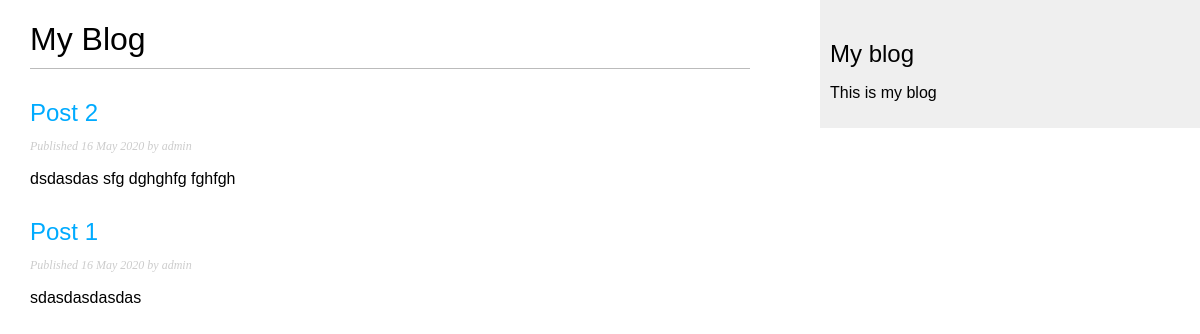
/blog/, run on an earlier commit of the app's database.
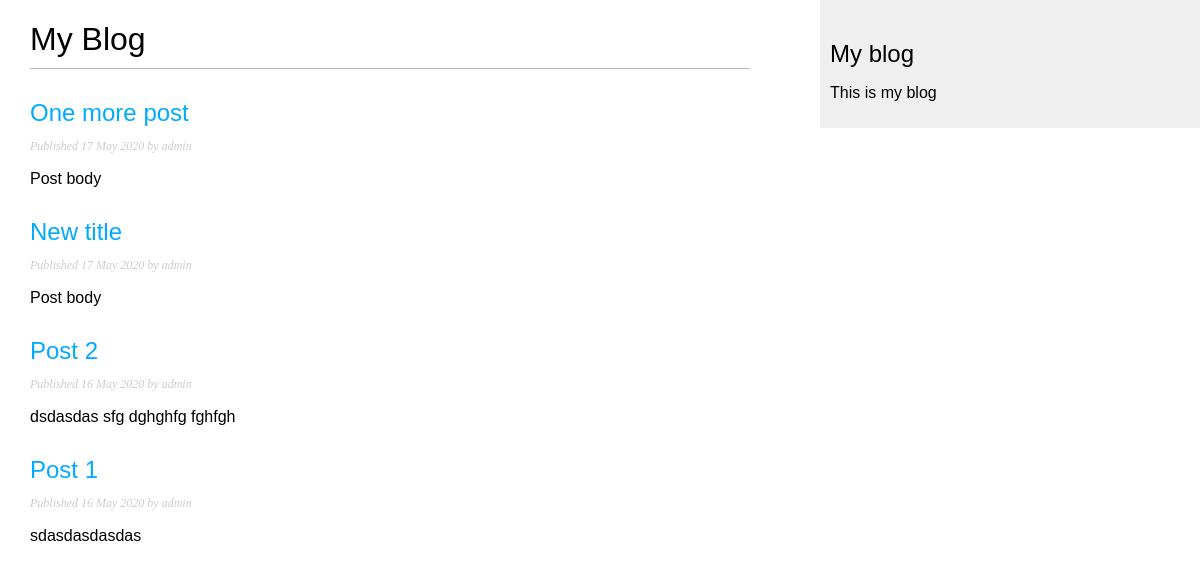
And on a later commit of the database.
### blog/models.py (models this page shows, shortened)
class Post(models.Model):
    STATUS_CHOICES = (
        ('draft', 'Draft'),
        ('published', 'Published'),
    )
    title = models.CharField(max_length=250, blank=True)
    slug = models.SlugField(max_length=250, unique_for_date='publish')
    author = models.ForeignKey(User, on_delete=models.CASCADE, related_name='blog_post')
    body = models.TextField(blank=True)
    publish = models.DateTimeField(default=timezone.now)
    created = models.DateTimeField(auto_now_add=True)
    updated = models.DateTimeField(auto_now=True)
    status = models.CharField(max_length=10, choices=STATUS_CHOICES, default='draft')
    objects = models.Manager()      # Менеджер по умолчанию.
    published = PublishedManager()  # Наш новый менеджер.
    def get_absolute_url(self):
        return reverse(
            'blog:post_detail',
            args=[
                self.publish.year,
                self.publish.month,
                self.publish.day,
                self.slug,
            ]
        )
    class Meta:
        ordering = ('-publish',)

### blog/views.py (the view)
def post_list(request):
    posts = Post.published.all()
    return render(request, 'blog/post/list.html', {'posts': posts})

### blog/models.py (called while the page is built)
    def get_queryset(self):
        return super().get_queryset().filter(status='published')

### templates/blog/post/list.html (shortened to what this page needs)
{% extends "blog/base.html" %}
{% block content %}
    <h1>My Blog</h1>
    {% for post in posts %}
        <h2>
            <a href="{{ post.get_absolute_url }}">{{ post.title }}</a>
        </h2>
        <p class="date">Published {{ post.publish|date:'d M Y' }} by {{ post.author }}</p>
        {{ post.body|truncatewords:30|linebreaks }}
    {% endfor %}
{% endblock %}

What changed in the data, as far as the page shows it:
now on this page (row edited): Post: title "One more post", publish "17 May 2020", author "admin", body "Post body"
now on this page (row edited): Post: title "New title", publish "17 May 2020", author "admin", body "Post body"
